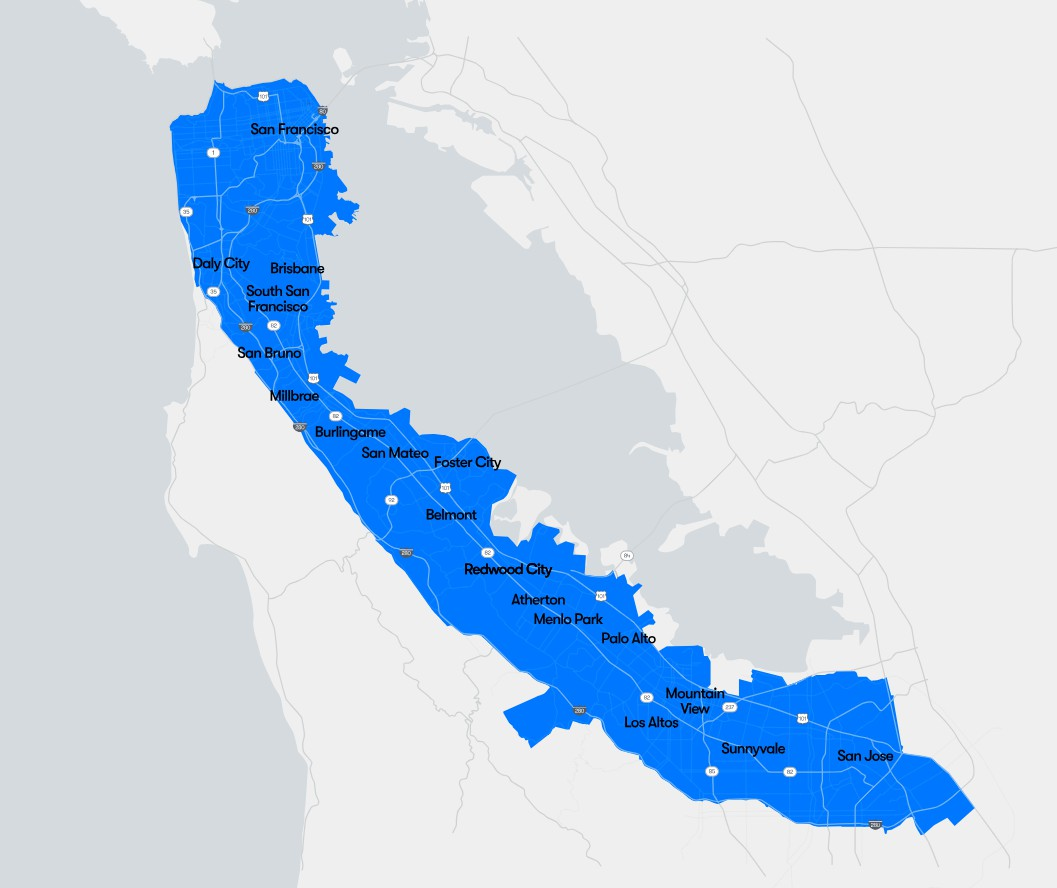
#> input picture debug-reports/2026-05-13/1778637640-25fb5756/input.jpg, 1057 x 888 px
$ python -i gray_outline.py   (imports and definitions only)
#> lines starting #> are read from the running program, lines starting #| are printed output that depends on the picture
from __future__ import annotations

from dataclasses import dataclass

import cv2
import numpy as np


# This path is intentionally narrow. It handles dark, nearly monochrome maps
# whose service area is communicated by both a brighter translucent fill and a
# crisp light outline. Color-cluster extraction cannot distinguish that fill
# from the gray basemap, while the closed outline provides strong geometry.
GRAY_OUTLINE_MIN_DARK_FRACTION = 0.80
GRAY_OUTLINE_MIN_LOW_SATURATION_FRACTION = 0.75
GRAY_OUTLINE_MAX_SATURATION = 60
GRAY_OUTLINE_MIN_THRESHOLD = 180
GRAY_OUTLINE_MAX_THRESHOLD = 220
GRAY_OUTLINE_THRESHOLD_PERCENTILE = 99.4
GRAY_OUTLINE_THRESHOLD_OFFSET = 8.0
GRAY_OUTLINE_ENSEMBLE_STEP = 20
GRAY_OUTLINE_MIN_ENSEMBLE_CANDIDATES = 3
GRAY_OUTLINE_MIN_ENSEMBLE_IOU = 0.985
GRAY_OUTLINE_MIN_COMPONENT_COVERAGE = 0.0015
GRAY_OUTLINE_MAX_COMPONENT_COVERAGE = 0.04
GRAY_OUTLINE_MIN_SPAN_RATIO = 0.25
GRAY_OUTLINE_MAX_BBOX_DENSITY = 0.08
GRAY_OUTLINE_MIN_ENCLOSED_COVERAGE = 0.03
GRAY_OUTLINE_MAX_ENCLOSED_COVERAGE = 0.75
GRAY_OUTLINE_MIN_ENCLOSED_TO_STROKE_RATIO = 8.0
GRAY_OUTLINE_MIN_DOMINANT_HOLE_RATIO = 0.90
GRAY_OUTLINE_MIN_INTERIOR_EXTERIOR_MEDIAN_DELTA = 12.0
GRAY_OUTLINE_LOW_FREQUENCY_KERNEL_RATIO = 0.025
GRAY_OUTLINE_LOW_FREQUENCY_KERNEL_MIN = 7
GRAY_OUTLINE_LOW_FREQUENCY_KERNEL_MAX = 61
GRAY_OUTLINE_MIN_LOW_FREQUENCY_IOU = 0.95


@dataclass(frozen=True)
class GrayOutlineMask:
    mask: np.ndarray
    diagnostics: dict[str, object]


def detect_gray_outline_mask(rgb: np.ndarray) -> GrayOutlineMask | None:
    """Recover a gray service fill from its closed light outline.

    The detector is fail-closed: the frame must be dark and nearly monochrome,
    a sparse light component must form one dominant large enclosure, and that
    enclosure must be materially brighter than a local exterior ring. Those
    independent signals reject road lattices, route shields, title cards, and
    map-frame chrome without relying on a city name or catalog geometry.
    """

    if rgb.ndim != 3 or rgb.shape[2] != 3 or min(rgb.shape[:2]) < 64:
        return None

    hsv = cv2.cvtColor(rgb, cv2.COLOR_RGB2HSV)
#> hsv: shape (888, 1057, 3); mean H, S, V 53, 37.8, 233.3
    value = hsv[:, :, 2]
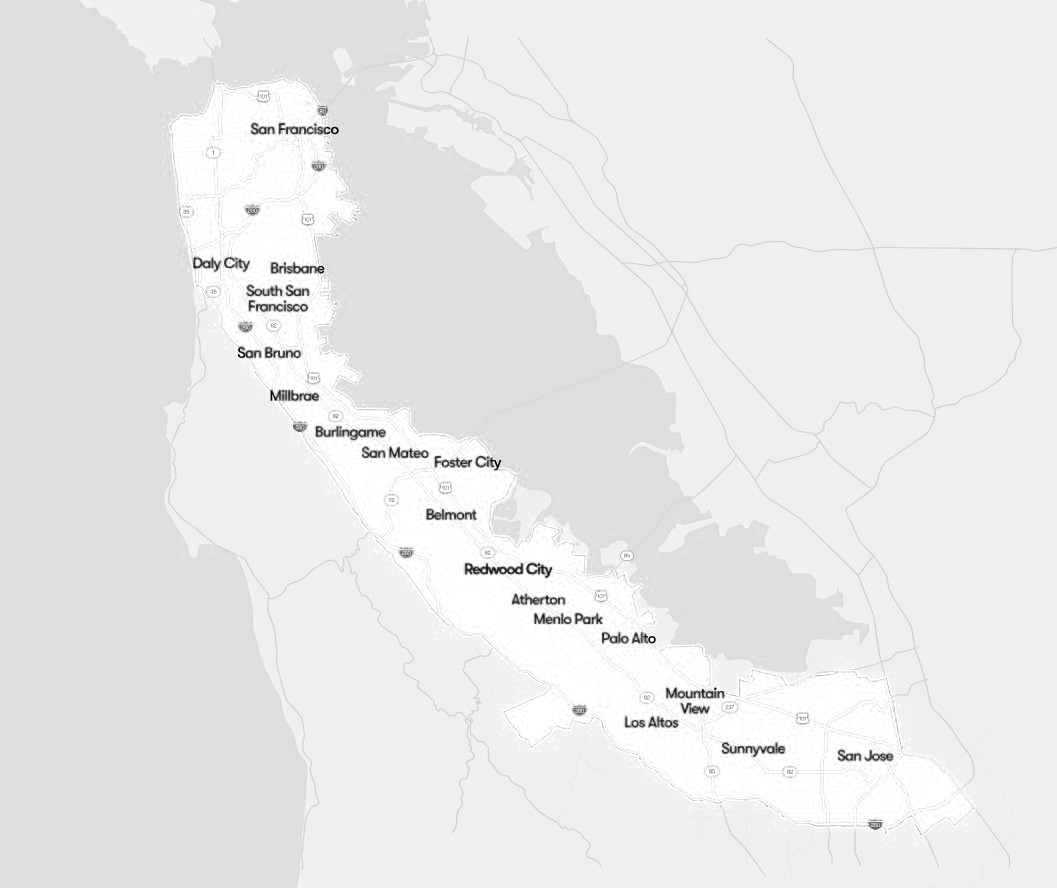
#> value: shape (888, 1057); min 1, max 255, mean 233.3
    saturation = hsv[:, :, 1]
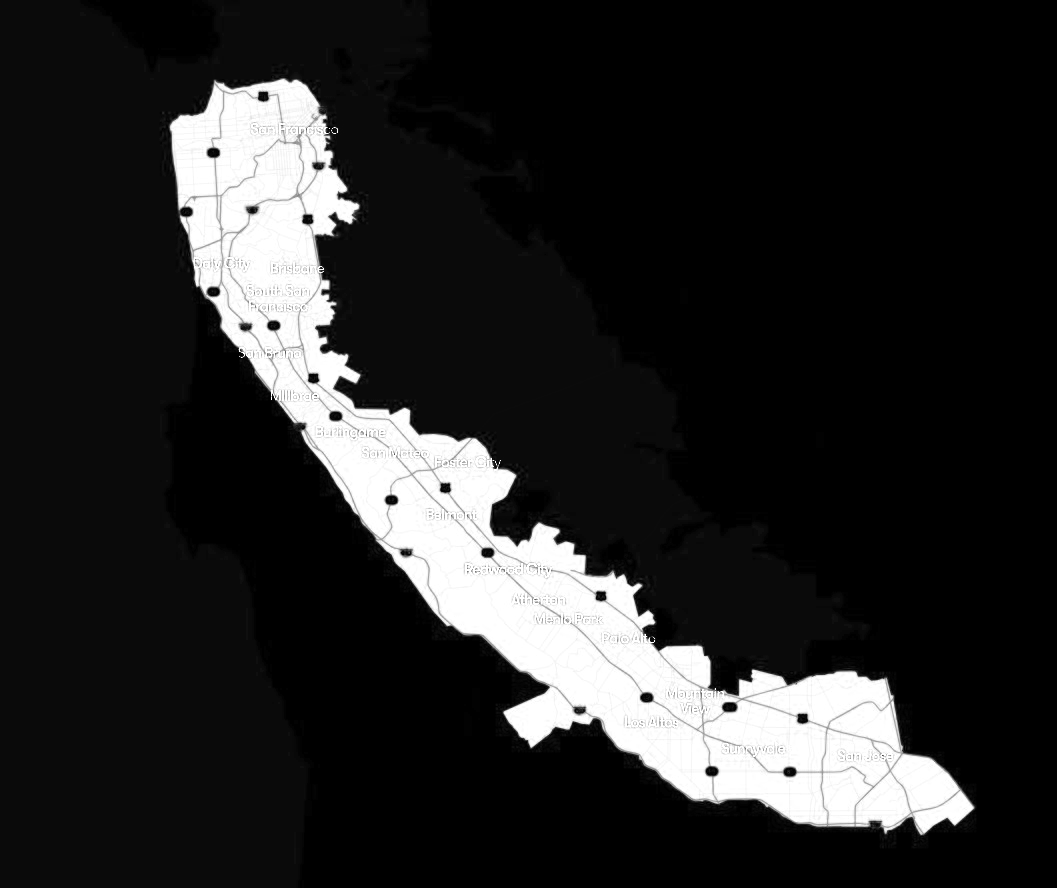
#> saturation: shape (888, 1057); min 0, max 255, mean 37.8
    dark_fraction = float((value < 100).mean())
#> dark_fraction = 0.00415
    low_saturation_fraction = float((saturation <= GRAY_OUTLINE_MAX_SATURATION).mean())
#> low_saturation_fraction = 0.859
    if (
        dark_fraction < GRAY_OUTLINE_MIN_DARK_FRACTION
        or low_saturation_fraction < GRAY_OUTLINE_MIN_LOW_SATURATION_FRACTION
    ):
        return None

    gray = cv2.cvtColor(rgb, cv2.COLOR_RGB2GRAY)
    initial_threshold = int(
        round(
            np.clip(
                np.percentile(gray, GRAY_OUTLINE_THRESHOLD_PERCENTILE)
                + GRAY_OUTLINE_THRESHOLD_OFFSET,
                GRAY_OUTLINE_MIN_THRESHOLD,
                GRAY_OUTLINE_MAX_THRESHOLD,
            )
        )
    )
    thresholds: list[int] = []
    for threshold in (
        initial_threshold,
        initial_threshold - GRAY_OUTLINE_ENSEMBLE_STEP,
        initial_threshold - 2 * GRAY_OUTLINE_ENSEMBLE_STEP,
    ):
        threshold = max(GRAY_OUTLINE_MIN_THRESHOLD, int(threshold))
        if threshold not in thresholds:
            thresholds.append(threshold)

    candidates: list[GrayOutlineMask] = []
    for threshold in thresholds:
        light = (gray >= threshold) & (saturation <= GRAY_OUTLINE_MAX_SATURATION)
        candidate = best_gray_outline_component(
            light,
            gray,
            threshold=threshold,
            dark_fraction=dark_fraction,
            low_saturation_fraction=low_saturation_fraction,
        )
        if candidate is not None:
            candidates.append(candidate)
    if len(candidates) < GRAY_OUTLINE_MIN_ENSEMBLE_CANDIDATES:
        return None

    pairwise_ious = [
        binary_iou(first.mask, second.mask)
        for index, first in enumerate(candidates)
        for second in candidates[:index]
    ]
    minimum_iou = min(pairwise_ious, default=1.0)
    if minimum_iou < GRAY_OUTLINE_MIN_ENSEMBLE_IOU:
        return None

    # The highest threshold gives the sharpest outer stroke edge. Lower
    # thresholds are consensus witnesses only and are never exported.
    selected = candidates[0]
    return GrayOutlineMask(
        mask=selected.mask,
        diagnostics={
            **selected.diagnostics,
            "ensemble_thresholds": [
                int(candidate.diagnostics["threshold"]) for candidate in candidates
            ],
            "ensemble_minimum_iou": round(minimum_iou, 6),
        },
    )


# [220 lines left out: functions best_gray_outline_component, enclosed_regions, gray_fill_contrast, low_frequency_fill_agreement, binary_iou, not called in this run]

>>> import cv2
>>> picture = cv2.cvtColor(cv2.imread('../debug-reports/2026-05-13/1778637640-25fb5756/input.jpg'), cv2.COLOR_BGR2RGB)
>>> result = detect_gray_outline_mask(picture)
